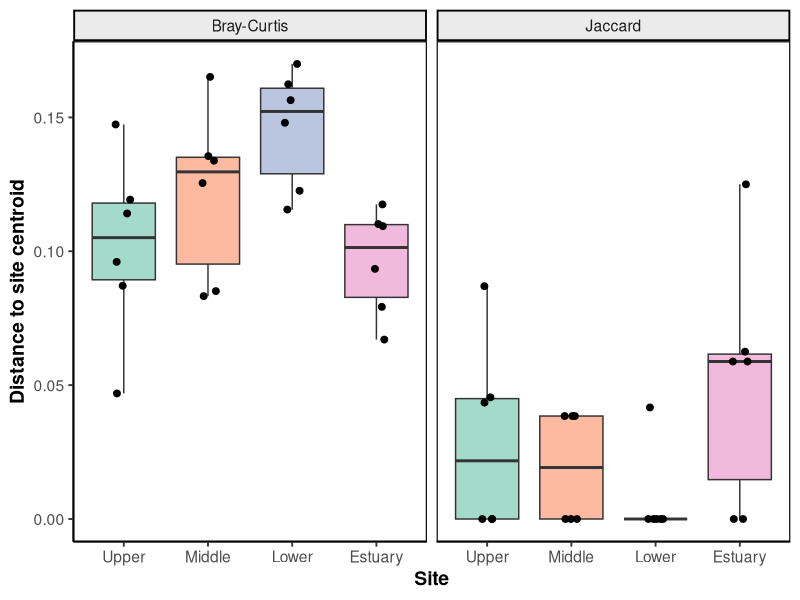

Generate this figure with R:
#-------------------------------------------------------------------------------
# 5.PERMANOVA and PERMDISP
#-------------------------------------------------------------------------------
# PERMANOVA: 地点ごとの「平均的な組成」に差があるか
# PERMDISP : 地点ごとの「ばらつき」に差があるか（PERMANOVAとセットで見る）
rm(list = ls())

library(vegan)
library(dplyr)
library(ggplot2)
library(RColorBrewer)

Sys.setenv(LANG = "en")

out.dir <- "PERMANOVA"
if (!dir.exists(out.dir)) dir.create(out.dir)

# 5-1. Import data
raw <- read.csv("Ayu_Rarefied_Table.csv", check.names = FALSE)
spe <- raw[, -1]
rownames(spe) <- raw$SampleID

site_names <- sub("_[0-9]+$", "", rownames(spe))
site_order <- unique(site_names)
site <- factor(site_names, levels = site_order)
site_cols <- setNames(brewer.pal(8, "Set2")[(seq_along(site_order) - 1) %% 8 + 1], site_order)

bray <- vegdist(spe, method = "bray")
jac  <- vegdist(spe, method = "jaccard", binary = TRUE)

# 5-2. PERMANOVA（R2 = 地点で説明できる割合、Pr(>F) = p値）
set.seed(123)   # 並べ替え検定は乱数を使うので固定
perm_bray <- adonis2(bray ~ site, permutations = 999)
perm_jac  <- adonis2(jac  ~ site, permutations = 999)
perm_bray
perm_jac
write.csv(as.data.frame(perm_bray), file.path(out.dir, "table_permanova_bray.csv"))
write.csv(as.data.frame(perm_jac),  file.path(out.dir, "table_permanova_jaccard.csv"))

# 5-3. PERMDISP
disp_bray <- betadisper(bray, site)
disp_jac  <- betadisper(jac,  site)
permutest(disp_bray, permutations = 999)
permutest(disp_jac,  permutations = 999)

disp_df <- bind_rows(
  data.frame(Distance = disp_bray$distances, Site = site, Index = "Bray-Curtis"),
  data.frame(Distance = disp_jac$distances,  Site = site, Index = "Jaccard"))

fig_disp <- ggplot(disp_df, aes(Site, Distance, fill = Site)) +
  geom_boxplot(outlier.shape = NA, alpha = 0.6) +
  geom_jitter(width = 0.1, size = 2) +
  facet_wrap(~ Index) +
  scale_fill_manual(values = site_cols) +
  labs(x = "Site", y = "Distance to site centroid") +
  theme_classic(base_size = 14) +
  theme(legend.position = "none",
        panel.border = element_rect(color = "black", fill = NA, linewidth = 0.8),
        axis.title = element_text(face = "bold"),
        strip.background = element_rect(fill = "grey92", color = "black"))
print(fig_disp)
ggsave(file.path(out.dir, "fig5_permdisp.png"), fig_disp,
       width = 9, height = 4.5, dpi = 300, bg = "white")
